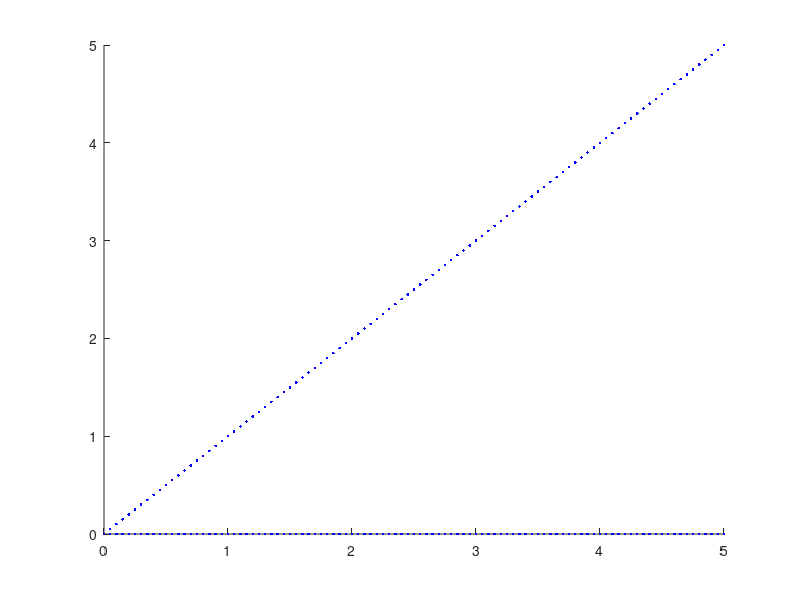
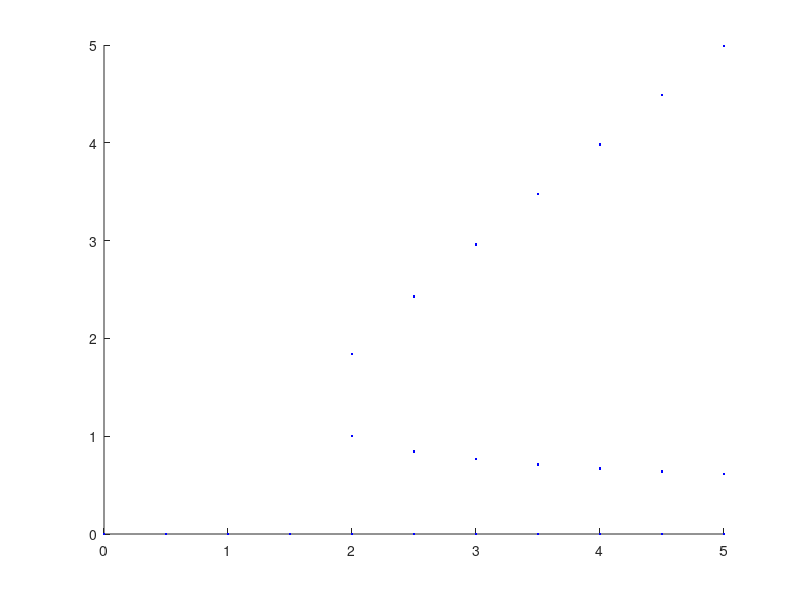
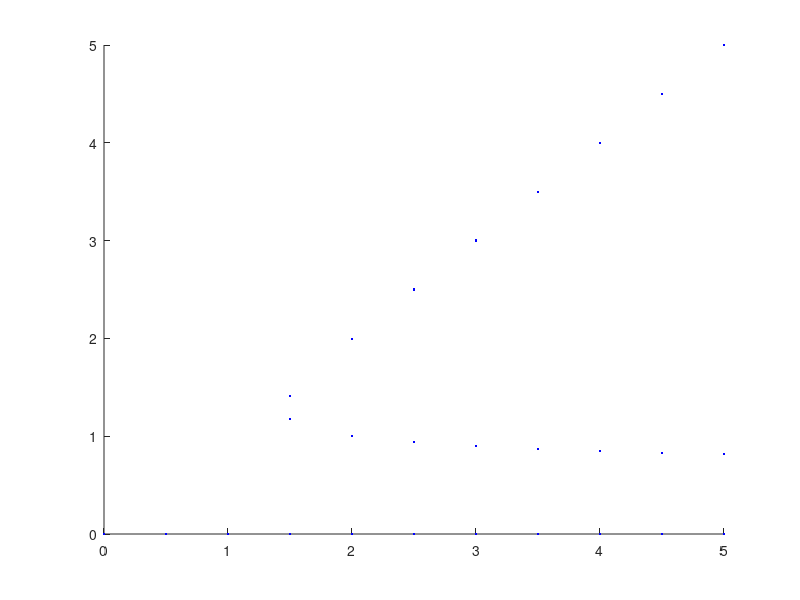
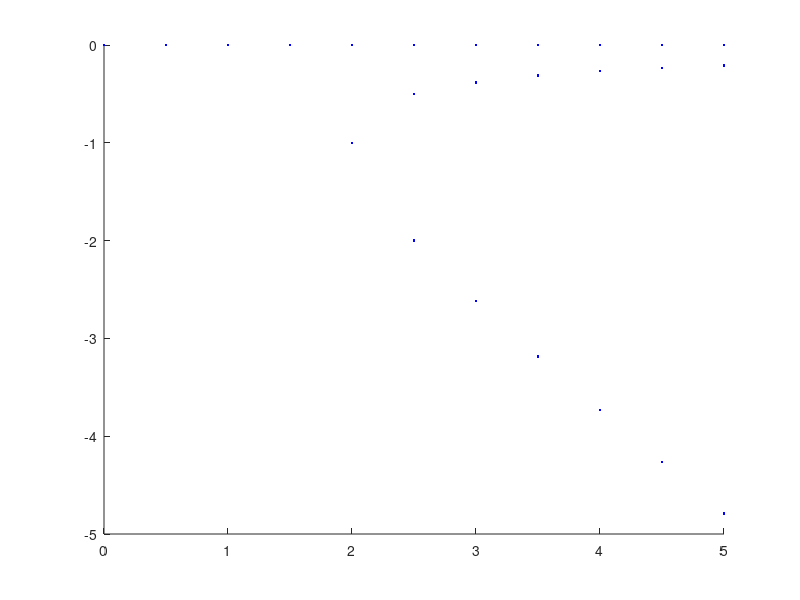

These charts were generated, in order, by the following MATLAB code:
%Inclass 22

%1. Consider the case of the auto-activating gene that we discussed in class
%today. Make a bifurcation diagram for this system by varying the
%activated transcription rate for three cases - in which 1, 4, or 8 copies of the
%transcripton factor are necessary to activate transciption. Comment on your
%results. 

 %x^2 -kb*x - ku = 0
figure; hold on; ku = 0;
for kb = 0:0.05:5
    polycoeff = [1 -kb -ku]; 
    rts = roots(polycoeff);
    rts = rts(imag(rts) == 0);
    plot (kb*ones(length(rts),1),rts,'b.');
end

%x^5 -kb*x^4 + x - ku = 0
figure; hold on; ku = 0;
for kb = 0:0.5:5
    polycoeff = [1 -kb 0 0 1 -ku]; 
    rts = roots(polycoeff);
    rts = rts(imag(rts) == 0);
    plot (kb*ones(length(rts),1),rts,'b.');
end

%x^9 -kb*x^8 + x - ku = 0
figure; hold on; ku = 0;
for kb = 0:0.5:5
    polycoeff = [1 -kb 0 0 0 0 0 0 1 -ku]; 
    rts = roots(polycoeff);
    rts = rts(imag(rts) == 0);
    plot (kb*ones(length(rts),1),rts,'b.');
end

% 2. Make a similar diagram for the case of an autorepressing gene in the
% case that 2 copies are need to turn off the gene. 

figure; hold on; ku = 0;
for kb = 0:0.5:5
    polycoeff = [1 kb 1 -ku];
    rts = roots(polycoeff);
    rts = rts(imag(rts) == 0);
    plot (kb*ones(length(rts),1),rts,'b.');
end